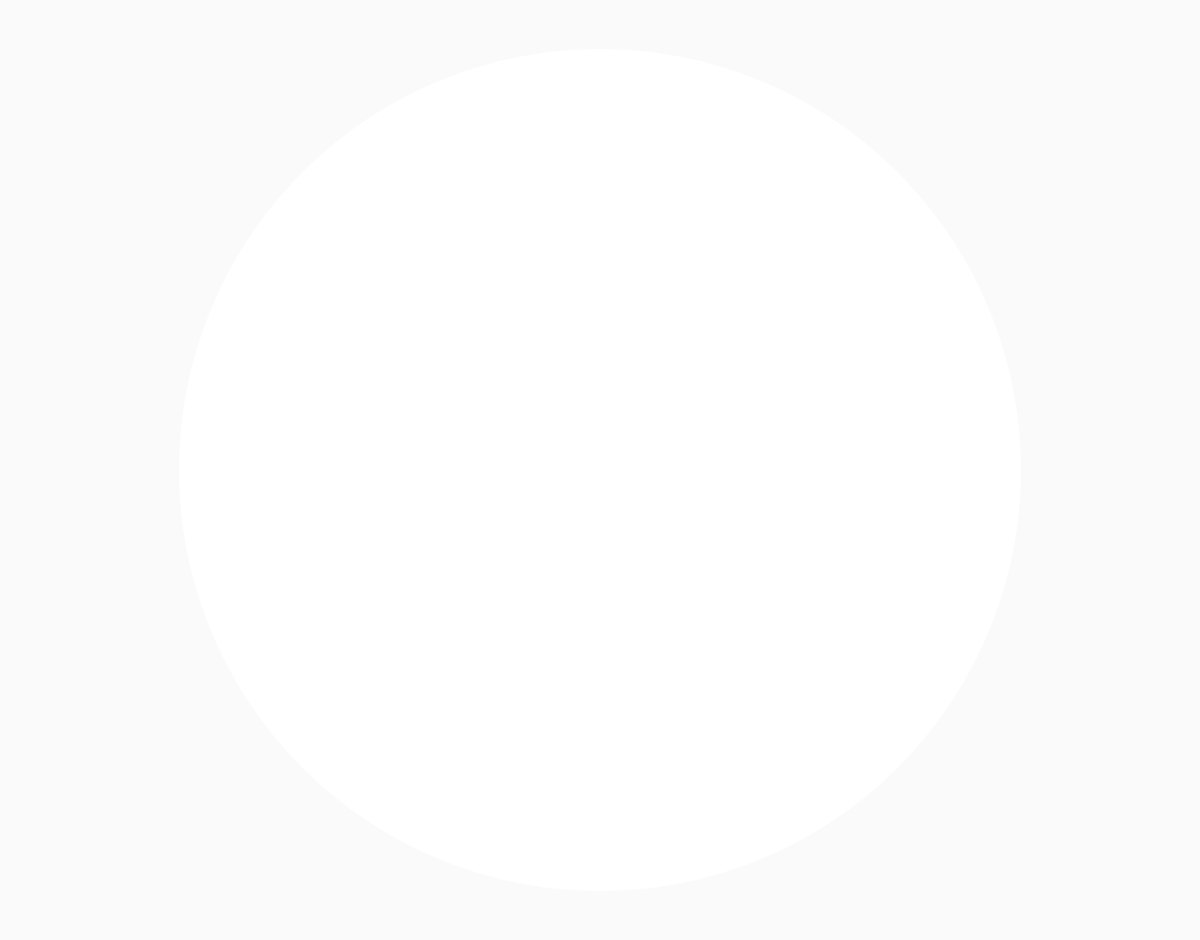
Frame 1 (no input)
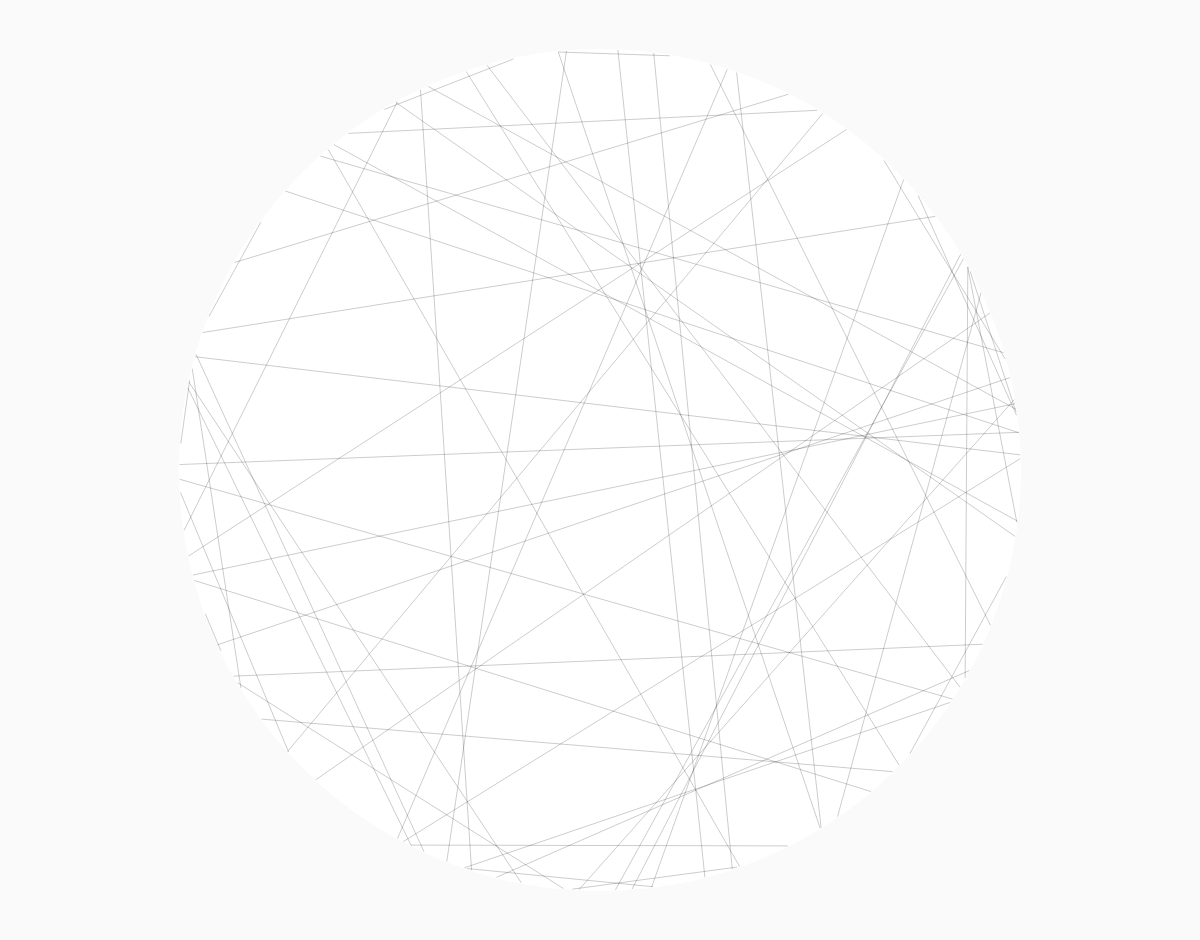
Frame 60 (no input)
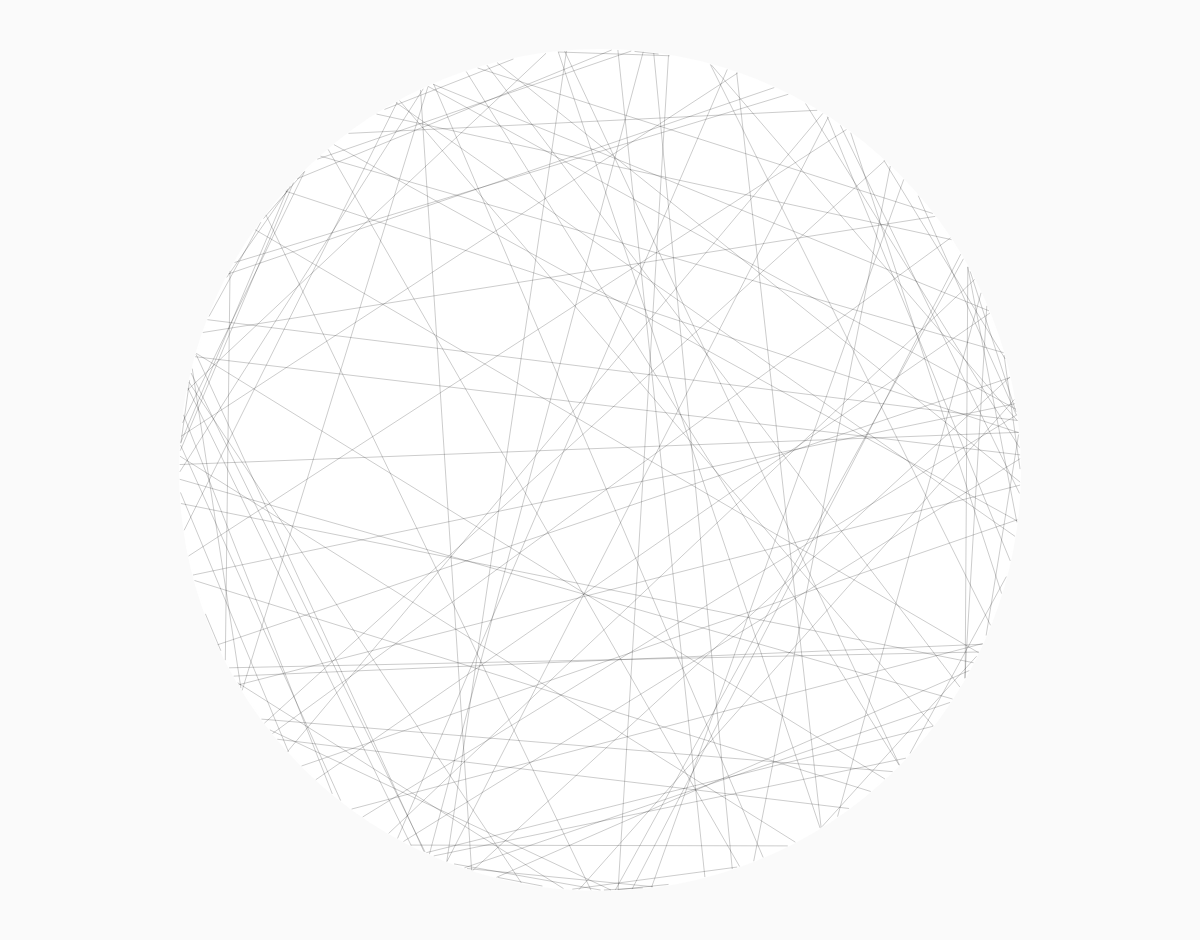
Frame 120 (the mouse pressed at the canvas centre since frame 60)

The p5.js sketch that drew these frames (run headless with seeded random() and noise() and a simulated clock; from frame 60 on, the mouse is pressed at the canvas centre):

// p5.js sketch
// ── sketch.js
const width = window.innerWidth;
const height = window.innerHeight - 60;

const circle = new Circle(width / 2, height / 2, height / 2 - 50);

function setup() {
  createCanvas(width, height);
}

function draw() {
  background(250);
  circle.newChord();
  circle.show();
}


// ── circle.js
class Circle {
    constructor(x, y, r) {
        this.x = x;
        this.y = y;
        this.r = r;
        this.chords = [];
    }

    show() {
        this.drawCircle();
        for (var i = 0; i < this.chords.length; i++)
        {
            this.drawChord(this.chords[i]);
        }
        
    }

    drawCircle() {
        fill("white");
        stroke('rgba(0, 0, 0, 1');
        strokeWeight(2);
        ellipse(circle.x, circle.y, circle.r * 2, circle.r * 2);
    }

    drawChord(chord) {
        strokeWeight(1);
        line(chord.x1, chord.y1, chord.x2, chord.y2);
        stroke('rgba(0, 0, 0, .2)');
    }

    newChord() {
        if (this.chords.length < 10000)
        {
            let chord = {
                x1: 0,
                y1: 0,
                x2: 0,
                y2: 0,
            }
            const width = window.innerWidth / 2;
            const height = (window.innerHeight - 60) / 2;
            var angle = Math.random()*Math.PI*2;
            chord.x1 = Math.cos(angle)*this.r + width;
            chord.y1 = Math.sin(angle)*this.r + height;
            angle = Math.random()*Math.PI*2;
            chord.x2 = Math.cos(angle)*this.r + width;
            chord.y2 = Math.sin(angle)*this.r + height;

            this.chords.push(chord);
        }
    }
}
